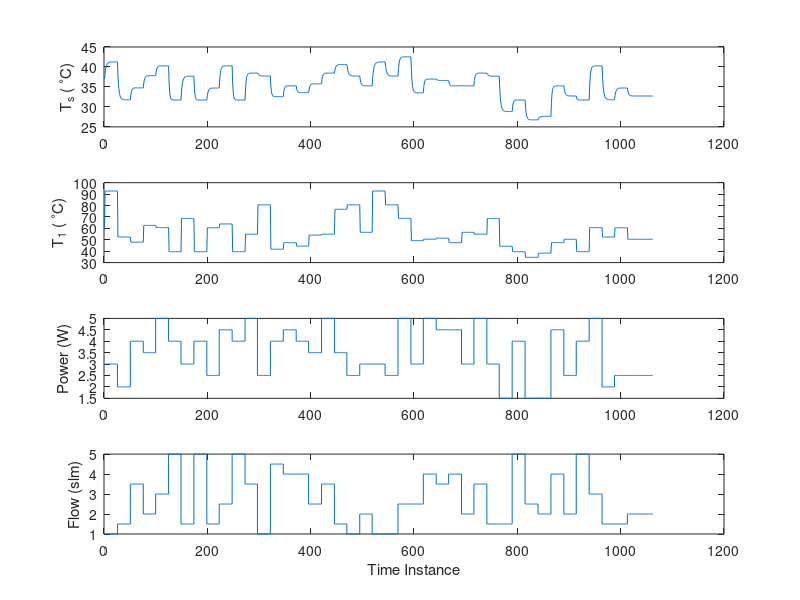

MATLAB code for this plot: (Note: this script raises an error after producing the figure.)
clear all

% Get current directory
directory = pwd;

%%%%%%%%%%%%%%%%%%%%%%%%%%%%%%%%%%%%%%%%%%%%%%%%%%%%%%%%%%%%%%%%%%%%%%%%%%%
% LOAD COLLECTED DATA
%%%%%%%%%%%%%%%%%%%%%%%%%%%%%%%%%%%%%%%%%%%%%%%%%%%%%%%%%%%%%%%%%%%%%%%%%%%
% Choose if you want to overwrite the datasets
overwriteData = 1;

% Sampling time
Tsampling = 0.5;

% Load DAE data
data = load('DAE_data');
% states/outputs
x1_data = data.xdVec(2,:)*300-273; % Ts in oC
% x2_data = data.xaVec(1,:);         % ip in mA
x2_data = data.xdVec(1,:)*300-273; %T1 in oC
% inputs
u1_data = data.uSequence(1,:);     % P_set in W
u2_data = data.uSequence(2,:);     % Flow in slm

% Plot the data to visualize it
figure(1)
subplot(4, 1, 1)
plot(x1_data)
ylabel('T_s ( ^\circC)')
subplot(4, 1, 2)
plot(x2_data)
ylabel('T_1 ( ^\circC)')
subplot(4, 1, 3)
stairs(u1_data)
ylabel('Power (W)')
subplot(4, 1, 4)
stairs(u2_data)
ylabel('Flow (slm)')
xlabel('Time Instance')


%%%%%%%%%%%%%%%%%%%%%%%%%%%%%%%%%%%%%%%%%%%%%%%%%%%%%%%%%%%%%%%%%%%%%%%%%%%
% IDENTIFY THE MODEL
%%%%%%%%%%%%%%%%%%%%%%%%%%%%%%%%%%%%%%%%%%%%%%%%%%%%%%%%%%%%%%%%%%%%%%%%%%%

% Translate to the origin
x1ss = mean(x1_data(1:5));     % Ts
x2ss = mean(x2_data(1:5));     % ip
u1ss = mean(u1_data(1:5));     % P
u2ss = mean(u2_data(1:5));     % q

steadyStates = [x1ss, x2ss, u1ss, u2ss];
disp(['Steady States = ', num2str(steadyStates)]);


% Work with deviation variables
x1data = x1_data -x1ss;
x2data = x2_data -x2ss;
u1data = u1_data -u1ss;
u2data = u2_data -u2ss;


xdata = [x1data; x2data]';
udata = [u1data; u2data]';

subIDdata = iddata(xdata, udata, Tsampling);
Ndata = subIDdata.N;

modelOrder = size(xdata,2);
% opt = ssestOptions('OutputWeight', [1,0;0,1]);
% sys = ssest(subIDdata,modelOrder, 'DisturbanceModel', 'none', 'Form', 'canonical', 'Ts',Tsampling);
sys = n4sid(subIDdata, modelOrder, 'DisturbanceModel', 'none', 'Form', 'canonical', 'Ts',Tsampling);
% sys = ssregest(subIDdata,modelOrder, 'DisturbanceModel', 'none','Form', 'canonical', 'Ts',1.3);

A = sys.A;
B = sys.B; 
C = sys.C; 


%%%%%%%%%%%%%%%%%%%%%%%%%%%%%%%%%%%%%%%%%%%%%%%%%%%%%%%%%%%%%%%%%%%%%%%%%%%
% VERIFY THE MODEL GRAPHICALLY
%%%%%%%%%%%%%%%%%%%%%%%%%%%%%%%%%%%%%%%%%%%%%%%%%%%%%%%%%%%%%%%%%%%%%%%%%%%

simTime = 0:Tsampling:Tsampling*(size(udata,1)-1);
xCompare = lsim(sys, udata, simTime, xdata(1,:)');
wmaxTrain = max(xdata-xCompare);
wminTrain = min(xdata-xCompare);



%{
figure(2)
subplot(2,1,1)
plot(yCompare(:,1))
hold on
plot(ydata(:,1))
ylabel('Surface Tempearture/C')
subplot(2,1,2)
plot(yCompare(:,2))
hold on
plot(ydata(:,2))
ylabel('Intensity/ a.u.')
xlabel('Time Instance')
legend('Linear Model', 'Experimental Data')
%}

% opt = compareOptions('InitialCondition',ydata(1,:)');
opt = compareOptions('InitialCondition',xdata(1,:)');
figure(2)
compare(subIDdata, sys, opt)
xlabel('Time/s')
legend('Experimental Data', 'Linear Model')


%{
%%
%%%%%%%%%%%%%%%%%%%%%%%%%%%%%%%%%%%%%%%%%%%%%%%%%%%%%%%%%%%%%%%%%%%%%%%%%%%
% VALIDATE MODEL
%%%%%%%%%%%%%%%%%%%%%%%%%%%%%%%%%%%%%%%%%%%%%%%%%%%%%%%%%%%%%%%%%%%%%%%%%%%

% Load and clean the validation dataset
% dataFile = '/users/adbonzanini/Box Sync/Berkeley/Research/Experimental Data/Data_glass_metal/PI_Server_Out_2018-07-05_153054.004726-power_step_metal';
% dataValidation = csvread(dataFile,1, 0);
% dataValidation = dataValidation(1:end-50, :);

% Remove the rows of the dataset in which the oscilloscope malfunctioned
inds=find(dataValidation(:,8)>1e5);
dataValidation(inds,:)=[];
inds=find(dataValidation(:,7)>1e5);
dataValidation(inds,:)=[];

% Translate to the origin
y1ss = mean(dataValidation(1:10,3));     % Ts
y2ss = mean(dataValidation(1:10,27));     % Is
u1ss = mean(dataValidation(1:10,16));    % q
u2ss = mean(dataValidation(1:10,23));    % P

% Work with deviation variables
y1data = dataValidation(:,3)-y1ss;
y2data = dataValidation(:,27) - y2ss;
u1data = dataValidation(:,16)-u1ss;
u2data = dataValidation(:,23)-u2ss;


ydata = [y1data, y2data];
udata = [u1data, u2data];
subIDdataValidation = iddata(ydata, udata, 1.3);


yCompare = lsim(sys, udata, 0:1.3:1.3*size(udata,1)-1);
wmaxValidation = max(ydata-yCompare);
wminValidation = min(ydata-yCompare);
% yCompare = lsim(sys, udata, 0:1.3:1.3*size(udata,1)-1, ydata(1,:));
% figure(3)
% subplot(2,1,1)
% plot(yCompare(:,1))
% hold on
% plot(ydata(:,1))
% ylabel('Surface Tempearture/C')
% subplot(2,1,2)
% plot(yCompare(:,2))
% hold on
% plot(ydata(:,2))
% ylabel('Intensity/ a.u.')
% xlabel('Time Instance')
% legend('Linear Model', 'Experimental Data')

opt = compareOptions('InitialCondition',ydata(1,:)');
figure(3)
compare(subIDdataValidation, sys, opt)
xlabel('Time/s')
legend('Experimental Data', 'Linear Model')
%}

wmaxValidation = zeros(1,2);
wminValidation=zeros(1,2);
maxErrors = max([wmaxTrain;wmaxValidation], [], 1);
minErrors = min([wminTrain;wminValidation], [], 1);
disp(maxErrors)
disp(minErrors)

%%%%%%%%%%%%%%%%%%%%%%%%%%%%%%%%%%%%%%%%%%%%%%%%%%%%%%%%%%%%%%%%%%%%%%%%%%%
% SAVE
%%%%%%%%%%%%%%%%%%%%%%%%%%%%%%%%%%%%%%%%%%%%%%%%%%%%%%%%%%%%%%%%%%%%%%%%%%%

if overwriteData==1
    save('APPJmodelDAE', 'A', 'B', 'C', 'steadyStates', 'maxErrors', 'minErrors', 'xdata', 'udata', 'xCompare')
    warning('Datasets overwritten!')
    fprintf('\n')
end

cd(directory)
